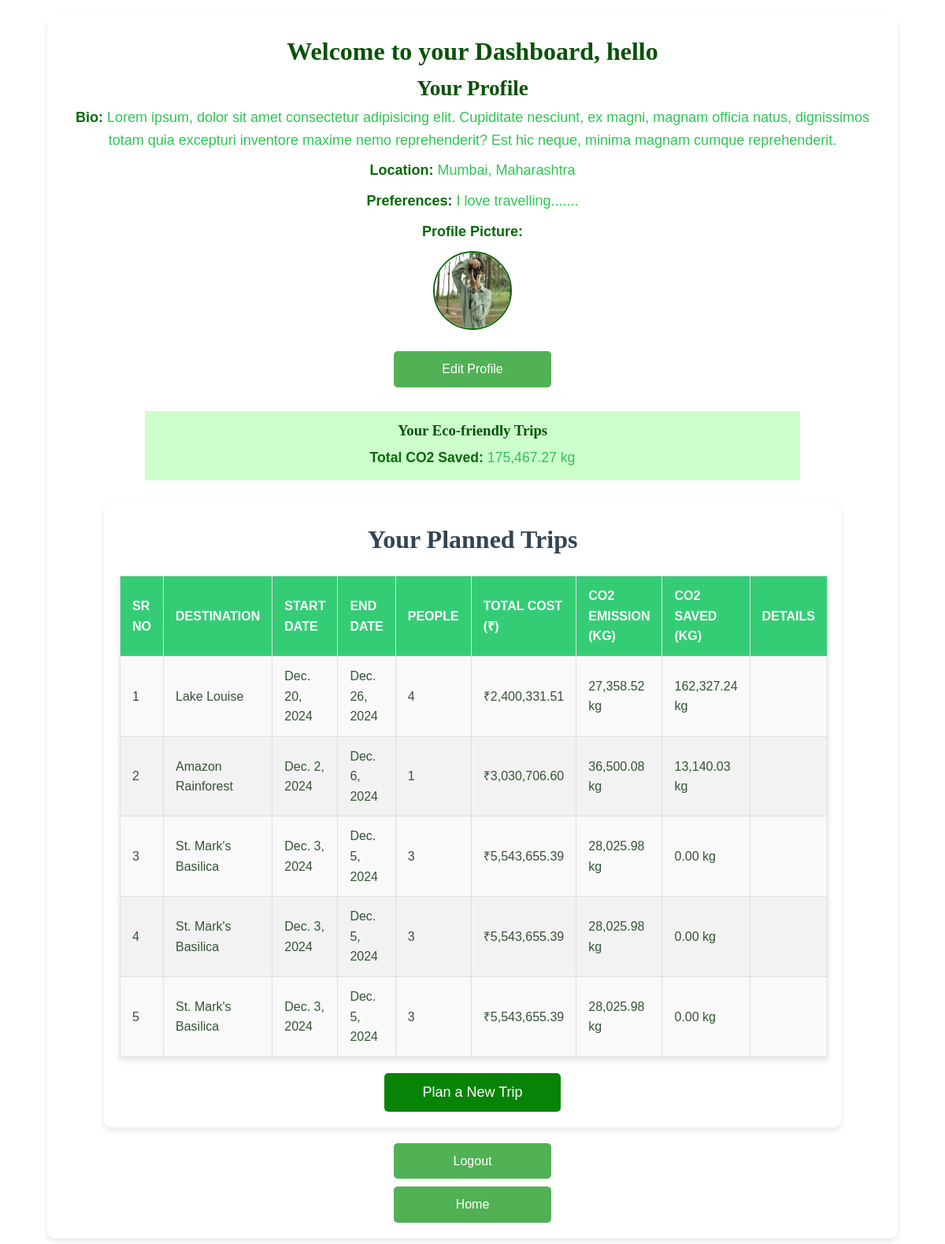
/dashboard/ (signed in), run on an earlier commit of the app's database.
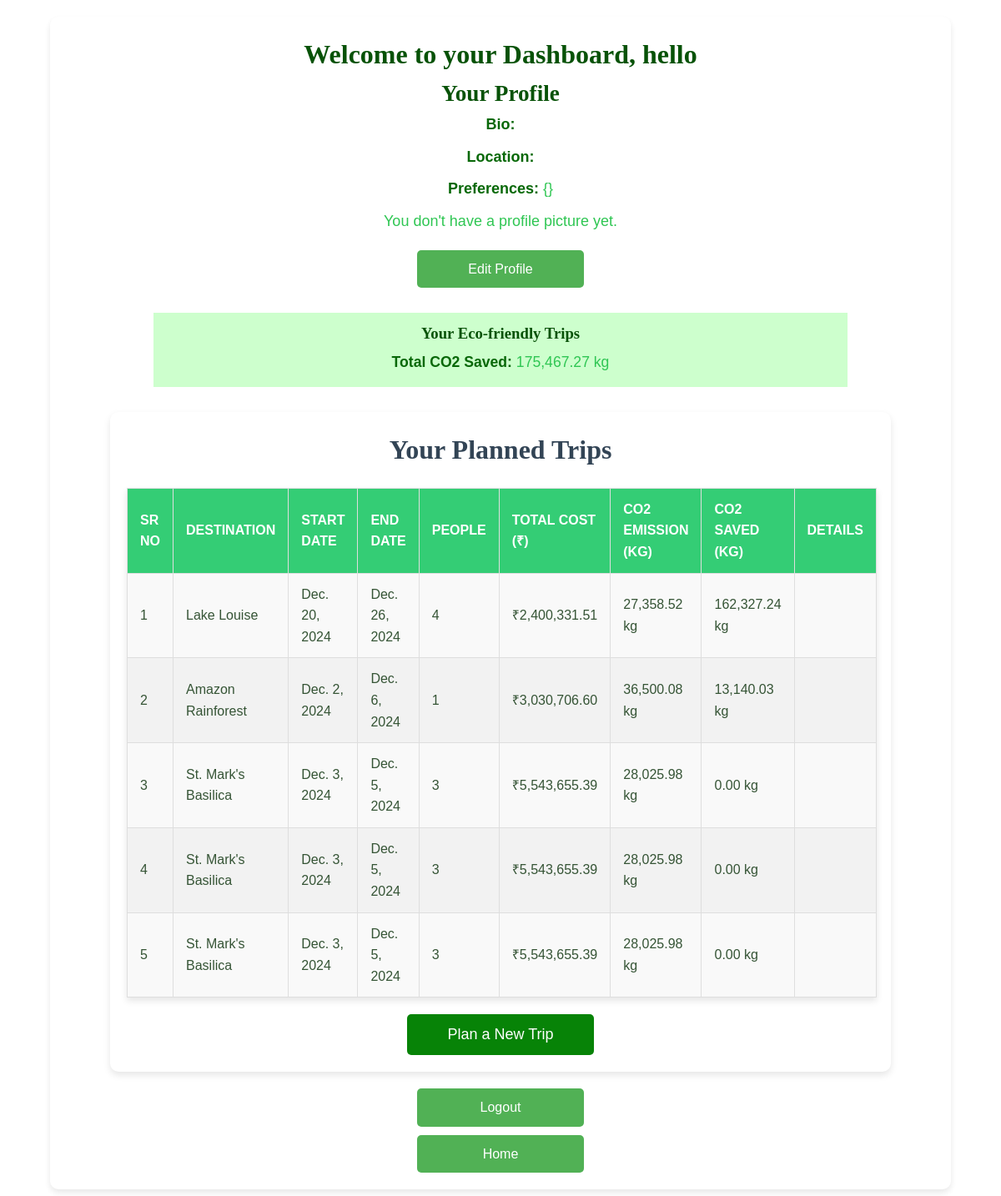
And on a later commit of the database.
### eco_travel_app/models.py (models this page shows, shortened)
class Profile(models.Model):
    user = models.OneToOneField(User, on_delete=models.CASCADE)
    bio = models.TextField(blank=True)
    location = models.CharField(max_length=100, blank=True)
    preferences = models.CharField(max_length=200)  # Store user preferences like favorite destinations, transport modes
    profile_pic = models.ImageField(upload_to='profile_pics/', blank=True)
    co2_saved = models.FloatField(default=0)  # Carbon footprint saved through eco-friendly travel
    date_joined = models.DateTimeField(auto_now_add=True)

### eco_travel_app/views.py (the view)
# urls.py: path('dashboard/', views.dashboard, name='dashboard'),  # for the dashboard
@login_required
def dashboard(request):
    trips = Trip.objects.filter(user=request.user).order_by('-co2_saved')
    profile, created = Profile.objects.get_or_create(user=request.user)
    return render(request, 'dashboard.html', {
        'trips': trips,
        'profile': profile,
    })

### eco_travel_app/templates/dashboard.html (shortened to what this page needs)
{% load static %}{% load humanize %}
<!DOCTYPE html>
<html lang="en">
  <head>
    <link rel="stylesheet" type="text/css" href="{% static 'style.css' %}" />
  </head>
  <body>
    <div class="container" style="opacity: 0.97;">
      <h2 style="font-size: 2rem">
        Welcome to your Dashboard, {{ user.username }}
      </h2>
      <div class="profile-section">
        <h3 style="font-size: 1.7rem">Your Profile</h3>
        <p><strong>Bio:</strong> {{ profile.bio }}</p>
        <p><strong>Location:</strong> {{ profile.location }}</p>
        <p><strong>Preferences:</strong> {{ profile.preferences }}</p>
        <div class="profile-pic">
          {% if profile.profile_pic %}
          <p><strong>Profile Picture:</strong></p>
          <img
            src="{{ profile.profile_pic.url }}"
            alt="Profile Picture"
            style="width: 100px; height: 100px"
          />
          {% else %}
          <p>You don't have a profile picture yet.</p>
          {% endif %}
        </div>
        <a href="{% url 'edit_profile' %}" class="edit-profile">Edit Profile</a>
      </div>
      <div class="eco-stats">
        <h3>Your Eco-friendly Trips</h3>
        <div class="paras" style="text-align: center">
          <p>
            <strong>Total CO2 Saved:</strong>
            {{ profile.co2_saved|floatformat:2|intcomma }} kg
          </p>
        </div>
      </div>
      <div class="container">
        <h1>Your Planned Trips</h1>
        {% if trips %}
        <table class="trips-table">
          <thead>
            <tr>
              <th>Sr No</th>
              <th>Destination</th>
              <th>Start Date</th>
              <th>End Date</th>
              <th>People</th>
              <th>Total Cost (₹)</th>
              <th>CO2 Emission (kg)</th>
              <th>CO2 Saved (kg)</th>
              <th>Details</th>
            </tr>
          </thead>
          <tbody>
            {% for trip in trips %}
            <tr>
              <td>{{ forloop.counter }}</td>
              <td>{{ trip.destination.name }}</td>
              <td>{{ trip.start_date }}</td>
              <td>{{ trip.end_date }}</td>
              <td>{{ trip.people }}</td>
              <td>₹{{ trip.total_cost|floatformat:2|intcomma }}</td>
              <td>{{ trip.co2|floatformat:2|intcomma }} kg</td>
              <td>{{ trip.co2_saved|floatformat:2|intcomma }} kg</td>
              <td>
              </td>
            </tr>
            {% endfor %}
          </tbody>
        </table>
        {% else %}
        <p>You have not planned any trips yet.</p>
        {% endif %}
        <a
          href="{% url 'home' %}"
          class="btn"
          style="
            display: block;
            align-self: center;
            width: 25%;
            margin: auto;
            background-color: green;
            text-decoration: none;
          "
          >Plan a New Trip</a
        >
      </div>
      <a href="{% url 'logout' %}" class="logout">Logout</a>
      <a href="{% url 'home' %}" class="home" style="margin-top: 10px">Home</a>
    </div>
  </body>
</html>

What changed in the data, as far as the page shows it:
changed Profile: preferences "I love travelling......." → "{}"; bio "Lorem ipsum, dolor sit amet consectetur adipisicing elit. Cupiditate nesciunt, ex magni, magnam officia natus, dignissimos totam quia excepturi inventore maxime nemo reprehenderit? Est hic neque, minima magnam cumque reprehenderit." → (not shown); location "Mumbai, Maharashtra" → (not shown); profile_pic: picture removed
Also different on the page:
text no longer shown: "Profile Picture:"
text now shown: "You don't have a profile picture yet."
